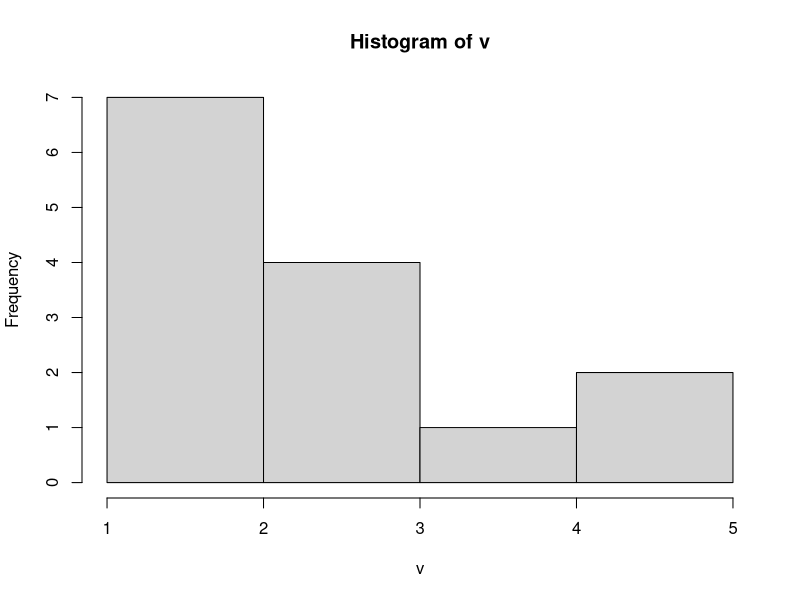
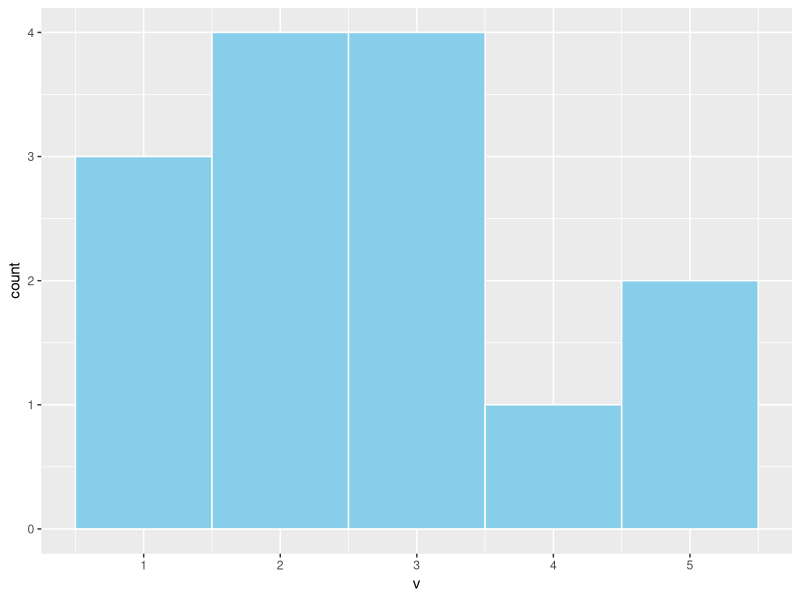

Reproduce these figures in R, in order. (Note: this script raises an error after producing the figures.)
a <- c(1,2,3,4,5)
b <- c(2,3,5,6,1)
c <- c(3,5,5,5,10)
d <- c(10,20,30,40,50)
e <- c(7,8,9,4,6)

#create matrix from vectors
M <- cbind(a,b,c,d,e)

N <- data.frame(M)

var(a)
sd(a)

f <- c(10,20,30,15,10,30)
var(f)
sd(f)
mean(f)
median(f)


# Create the function.
getmode <- function(v) {
  uniqv <- unique(v)
  uniqv[which.max(tabulate(match(v, uniqv)))]
}

# Create the vector with numbers.
v <- c(2,1,2,3,1,2,3,4,1,5,5,3,2,3)
uniqv <- unique(v)
tabulate(match(v, uniqv))
match(v, uniqv)
which.max(tabulate(match(v, uniqv)))
uniqv[which.max(tabulate(match(v, uniqv)))]
# Calculate the mode using the user function.
result <- getmode(v)
print(result)



library(ggplot2)

hist(v)

ggplot() + aes(v)+ geom_histogram(binwidth=1, colour="white", fill="skyblue")

var(M)
cov(M)
corrcoef(M)

eigen(M)

cov2cor(cov(M))
